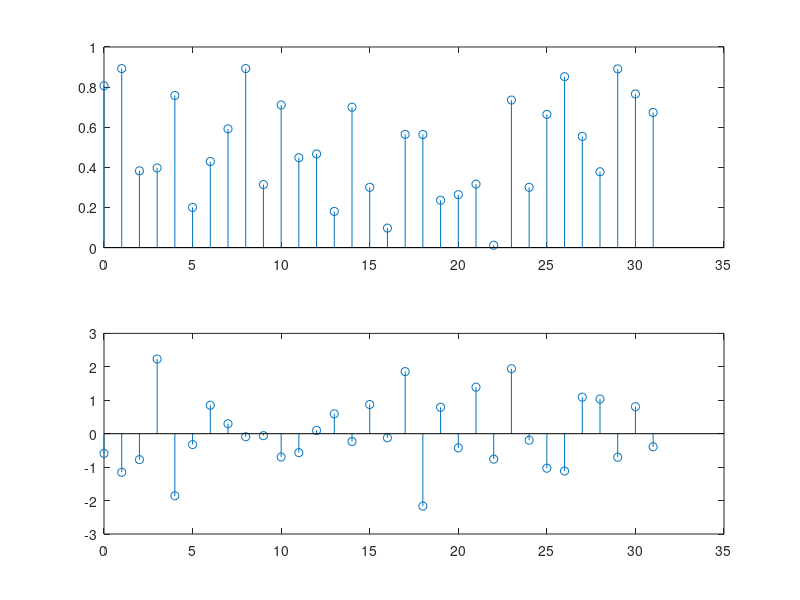

This figure's MATLAB source:
N=32;
x_rand=rand(1,N);
x_randn=randn(1,N);
xn=0:N-1;
subplot(211);
stem(xn,x_rand)
subplot(212);
stem(xn,x_randn)
